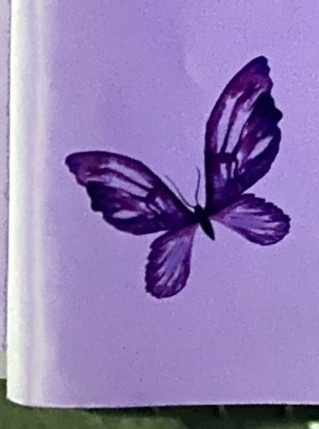
#> input picture scripts/decor_preview/cover-butterfly-bottom.jpg, 319 x 429 px
$ python -i extract_decor_matte.py   (imports and definitions only)
#> lines starting #> are read from the running program, lines starting #| are printed output that depends on the picture
#> further down, picture is the input picture: shape (429, 319, 3); mean B, G, R 181.7, 128.1, 147.9
#!/usr/bin/env python3
"""High-quality booklet decor cutouts via paper-aware soft matting (no rembg)."""

from __future__ import annotations

import json
from pathlib import Path

import cv2
import numpy as np
from PIL import Image

ROOT = Path(__file__).resolve().parents[1]
SCANS = ROOT / "public" / "scans"
OUT = ROOT / "public" / "cutouts"
# [1 line not run here, left out]

# Hand-tuned boxes from visual inspection of deskewed scans
CROPS: list[tuple[str, str, tuple[float, float, float, float], str]] = [
    ("cover-florals-top", "page-01.jpg", (0.22, 0.00, 0.98, 0.20), "floral"),
    ("cover-butterfly-left", "page-01.jpg", (0.02, 0.33, 0.20, 0.50), "butterfly"),
    ("cover-butterfly-right", "page-01.jpg", (0.76, 0.37, 0.97, 0.54), "butterfly"),
    ("cover-butterfly-bottom", "page-01.jpg", (0.01, 0.73, 0.26, 0.99), "butterfly"),
    ("oos-florals-left", "page-02.jpg", (0.00, 0.00, 0.40, 0.28), "floral"),
    ("oos-butterfly-nestled", "page-02.jpg", (0.22, 0.01, 0.48, 0.18), "butterfly"),
    ("oos-butterfly-right", "page-02.jpg", (0.70, 0.00, 0.99, 0.22), "butterfly"),
    ("isms-florals-left", "page-03.jpg", (0.00, 0.00, 0.34, 0.24), "floral"),
    ("isms-butterfly-right", "page-03.jpg", (0.68, 0.00, 0.99, 0.20), "butterfly"),
    ("isms-florals-bottom", "page-03.jpg", (0.52, 0.76, 0.99, 0.99), "floral"),
    ("life-florals-left", "page-04.jpg", (0.00, 0.00, 0.38, 0.26), "floral"),
    ("life-butterfly-right", "page-04.jpg", (0.76, 0.00, 0.99, 0.18), "butterfly"),
    ("obit-florals-left", "page-05.jpg", (0.00, 0.00, 0.32, 0.20), "floral"),
    ("obit-butterfly-right", "page-05.jpg", (0.76, 0.00, 0.99, 0.16), "butterfly"),
    ("page06-florals-left", "page-06.jpg", (0.00, 0.00, 0.40, 0.30), "floral"),
    ("page06-florals-right", "page-06.jpg", (0.60, 0.68, 0.99, 0.99), "floral"),
    ("tribute-florals-corner", "page-07.jpg", (0.58, 0.74, 0.99, 0.99), "floral"),
    ("sister-florals-left", "page-08.jpg", (0.00, 0.00, 0.34, 0.24), "floral"),
    ("page09-florals-left", "page-09.jpg", (0.00, 0.00, 0.40, 0.30), "floral"),
    ("page09-butterfly-right", "page-09.jpg", (0.68, 0.00, 0.99, 0.20), "butterfly"),
    ("tributes-florals-left", "page-10.jpg", (0.00, 0.00, 0.34, 0.24), "floral"),
    ("tributes-florals-right", "page-10.jpg", (0.55, 0.72, 0.99, 0.99), "floral"),
    ("page11-florals-left", "page-11.jpg", (0.00, 0.00, 0.42, 0.34), "floral"),
    ("page12-florals-left", "page-12.jpg", (0.00, 0.00, 0.38, 0.28), "floral"),
    ("page12-florals-right", "page-12.jpg", (0.52, 0.70, 0.99, 0.99), "floral"),
    ("page14-florals-left", "page-14.jpg", (0.00, 0.00, 0.38, 0.28), "floral"),
    ("page14-butterfly-right", "page-14.jpg", (0.70, 0.00, 0.99, 0.18), "butterfly"),
    ("page15-florals-corner", "page-15.jpg", (0.52, 0.78, 0.99, 0.995), "floral"),
]


# [4 lines left out: function crop_norm, not called in this run]


def soft_paper_matte(bgr: np.ndarray) -> np.ndarray:
    """Return RGBA with soft alpha: paper → transparent, florals/butterflies stay."""
    rgb = cv2.cvtColor(bgr, cv2.COLOR_BGR2RGB).astype(np.float32)
    hsv = cv2.cvtColor(bgr, cv2.COLOR_BGR2HSV).astype(np.float32)
    lab = cv2.cvtColor(bgr, cv2.COLOR_BGR2LAB).astype(np.float32)
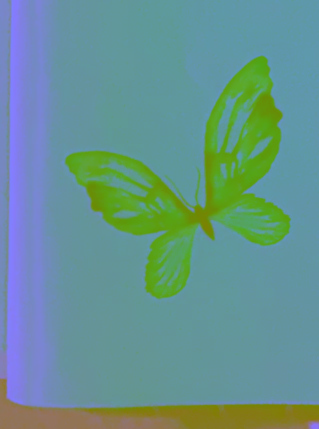
#> lab: shape (429, 319, 3) float32; mean B, G, R 144.7, 146.9, 102.7
    h, w = rgb.shape[:2]
#> h = 429; w = 319

    # Paper samples from borders (avoid content)
    border = np.concatenate(
        [
            rgb[:6, :].reshape(-1, 3),
            rgb[-6:, :].reshape(-1, 3),
            rgb[:, :6].reshape(-1, 3),
            rgb[:, -6:].reshape(-1, 3),
        ],
        axis=0,
    )
    # keep lightish border pixels for paper estimate
    bright = border[border.mean(axis=1) > 160]
    if len(bright) < 40:
        bright = border
    paper = np.median(bright, axis=0)
#> paper = [175, 151, 209]

    dist = np.linalg.norm(rgb - paper, axis=2)
    sat = hsv[:, :, 1]
    val = hsv[:, :, 2]
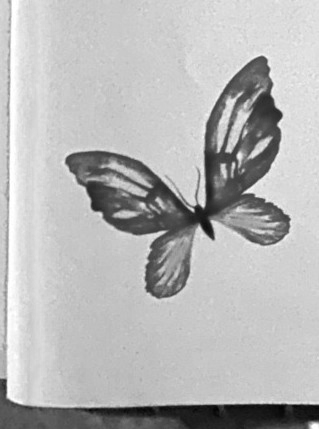
#> val: shape (429, 319) float32; min 2, max 255, mean 182.9
    # chroma vs paper in a/b
    paper_lab = np.median(
        lab[:6, :6].reshape(-1, 3) if True else lab.reshape(-1, 3),
        axis=0,
    )
#> paper_lab = [201, 135, 119]
    # better paper lab from bright border
    lab_flat = lab.reshape(-1, 3)
    rgb_flat = rgb.reshape(-1, 3)
    mask_b = rgb_flat.mean(axis=1) > 170
    if mask_b.sum() > 50:
        paper_lab = np.median(lab_flat[mask_b], axis=0)
#> paper_lab = [171, 148, 100]
    chroma = np.linalg.norm(lab[:, :, 1:] - paper_lab[1:], axis=2)

    # Soft alpha: higher when far from paper OR saturated
    # map dist 12..55 → 0..1
    a_dist = np.clip((dist - 12) / 40.0, 0, 1)
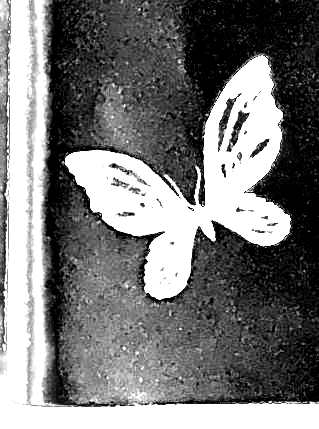
#> a_dist: shape (429, 319) float32; min 0, max 1, mean 0.474
    a_chr = np.clip((chroma - 4) / 22.0, 0, 1)
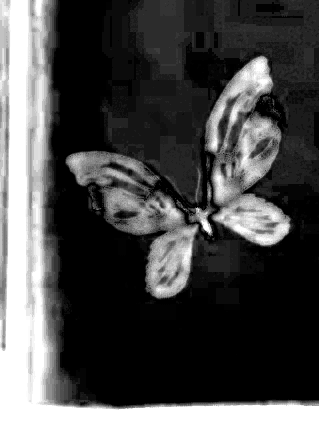
#> a_chr: shape (429, 319) float32; min 0, max 1, mean 0.292
    a_sat = np.clip((sat - 25) / 55.0, 0, 1)
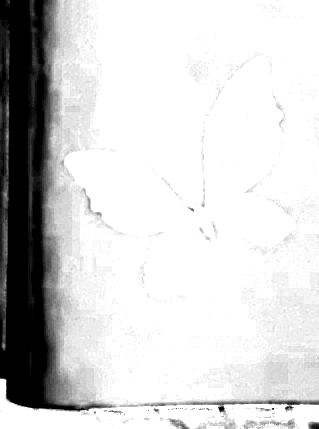
#> a_sat: shape (429, 319) float32; min 0, max 1, mean 0.827
    # very light + low sat = paper
    paper_like = (val > 210) & (sat < 35) & (dist < 35)
#> paper_like: shape (429, 319) bool; every value is 0
    alpha = np.maximum(np.maximum(a_dist, a_chr * 0.85), a_sat * 0.9)
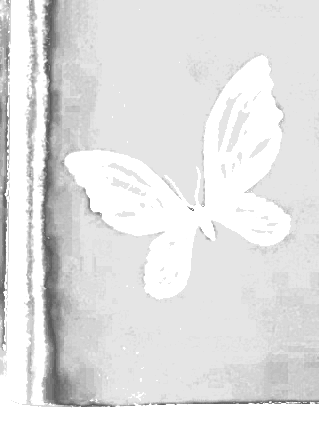
#> alpha: shape (429, 319) float32; min 0.344, max 1, mean 0.886
    alpha = np.clip(alpha, 0, 1)
    alpha[paper_like] = 0

    # Mild edge soften
    alpha_u8 = (alpha * 255).astype(np.uint8)
    alpha_u8 = cv2.GaussianBlur(alpha_u8, (3, 3), 0)

    # Morphological cleanup: kill isolated speckles, fill small holes in subject
    hard = (alpha_u8 > 40).astype(np.uint8) * 255
#> hard: shape (429, 319); every value is 255
    k = cv2.getStructuringElement(cv2.MORPH_ELLIPSE, (3, 3))
    hard = cv2.morphologyEx(hard, cv2.MORPH_OPEN, k)
    hard = cv2.morphologyEx(hard, cv2.MORPH_CLOSE, cv2.getStructuringElement(cv2.MORPH_ELLIPSE, (5, 5)))
    alpha_u8 = np.minimum(alpha_u8, np.maximum(hard, (alpha_u8 * 0.35).astype(np.uint8)))

    rgba = np.dstack([rgb.astype(np.uint8), alpha_u8])
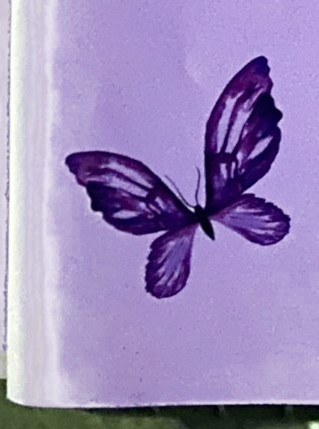
#> rgba: shape (429, 319, 4); mean R, G, B, A 147.9, 128.1, 181.7, 225.6; transparent parts drawn white
    return rgba


# [98 lines left out: functions trim, quality_ok, preview_on_cream, main, not called in this run]


# [2 lines not run here, left out]

>>> import cv2
>>> picture = cv2.imread('decor_preview/cover-butterfly-bottom.jpg')
>>> result = soft_paper_matte(picture)
